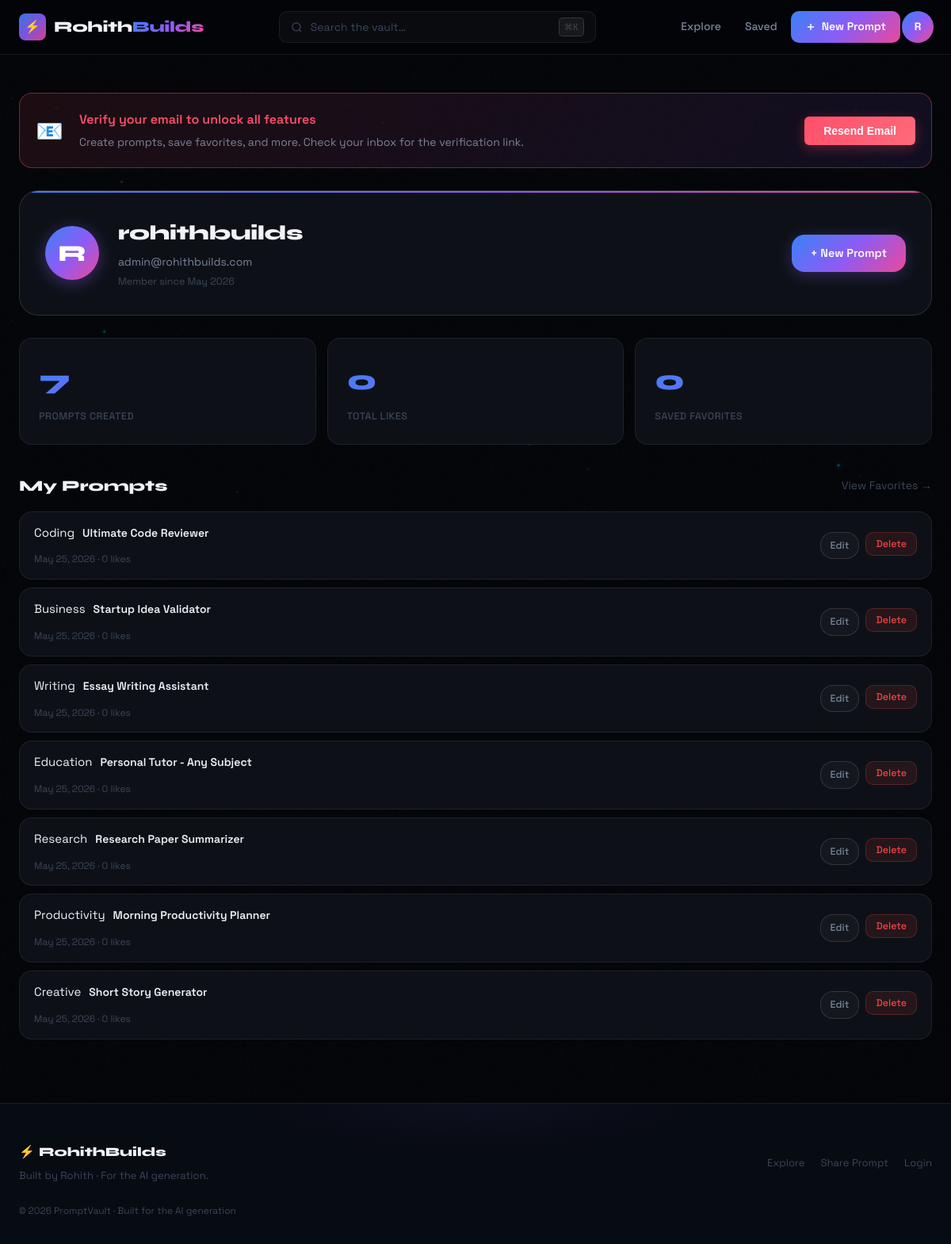
The app's page /dashboard (signed in) with its own data.
### models.py (models this page shows, shortened)
class User(UserMixin, db.Model):
    __tablename__ = "users"
    id = db.Column(db.Integer, primary_key=True)
    username = db.Column(db.String(80), unique=True, nullable=False)
    email = db.Column(db.String(120), unique=True, nullable=False)
    password_hash = db.Column(db.String(256), nullable=False)
    is_verified = db.Column(db.Boolean, default=False)
    created_at = db.Column(db.DateTime, default=datetime.utcnow)
    prompts = db.relationship("Prompt", backref="author", lazy=True, cascade="all, delete-orphan")
    favorites = db.relationship("Favorite", backref="user", lazy=True, cascade="all, delete-orphan")

class Prompt(db.Model):
    __tablename__ = "prompts"
    id = db.Column(db.Integer, primary_key=True)
    title = db.Column(db.String(200), nullable=False)
    content = db.Column(db.Text, nullable=False)
    category = db.Column(db.String(50), nullable=False, default="General")
    likes = db.Column(db.Integer, default=0)
    copies = db.Column(db.Integer, default=0)
    user_id = db.Column(db.Integer, db.ForeignKey("users.id"), nullable=False)
    created_at = db.Column(db.DateTime, default=datetime.utcnow)
    favorites = db.relationship("Favorite", backref="prompt", lazy=True, cascade="all, delete-orphan")

### app.py (the view)
@app.route("/dashboard")
@login_required
def dashboard():
    my_prompts = Prompt.query.filter_by(user_id=current_user.id).order_by(Prompt.created_at.desc()).all()
    fav_count = Favorite.query.filter_by(user_id=current_user.id).count()
    total_likes = sum(p.likes for p in my_prompts)
    return render_template(
        "dashboard.html",
        prompts=my_prompts,
        fav_count=fav_count,
        total_likes=total_likes,
    )

### app.py (called while the page is built)
@app.context_processor
def inject_csrf_token():
    is_admin = (
        current_user.is_authenticated
        and getattr(current_user, "email", None) == app.config["ADMIN_EMAIL"]
    )
    return dict(csrf_token=generate_csrf, is_admin=is_admin)

@login_manager.user_loader
def load_user(user_id):
    return db.session.get(User, int(user_id))

### templates/dashboard.html (shortened to what this page needs)
{% extends "base.html" %}
{% block content %}
<div class="container dashboard-page">
  {% if not current_user.is_verified %}
  <div class="verification-banner">
    <div class="verification-content">
      <div class="verification-icon">📧</div>
      <div class="verification-text">
        <strong>Verify your email to unlock all features</strong>
        <p>Create prompts, save favorites, and more. Check your inbox for the verification link.</p>
      </div>
      <form method="POST" action="{{ url_for('resend_verification') }}" style="margin: 0;">
        <button type="submit" class="btn-verification">Resend Email</button>
      </form>
    </div>
  </div>
  {% endif %}
  <div class="dash-header">
    <div class="dash-avatar">{{ current_user.username[0].upper() }}</div>
    <div class="dash-info">
      <h1>{{ current_user.username }}</h1>
      <p class="dash-email">{{ current_user.email }}</p>
      <p class="dash-joined">Member since {{ current_user.created_at.strftime('%B %Y') }}</p>
    </div>
    <a href="{{ url_for('create_prompt') }}" class="btn-primary">+ New Prompt</a>
  </div>
  <div class="dash-stats">
    <div class="stat-card">
      <span class="stat-num">{{ prompts|length }}</span>
      <span class="stat-label">Prompts Created</span>
    </div>
    <div class="stat-card">
      <span class="stat-num">{{ total_likes }}</span>
      <span class="stat-label">Total Likes</span>
    </div>
    <div class="stat-card">
      <span class="stat-num">{{ fav_count }}</span>
      <span class="stat-label">Saved Favorites</span>
    </div>
  </div>
  <div class="dash-section">
    <div class="dash-section-header">
      <h2>My Prompts</h2>
      <a href="{{ url_for('favorites') }}" class="link-subtle">View Favorites →</a>
    </div>
    {% if prompts %}
      <div class="dash-prompts-list">
        {% for prompt in prompts %}
          <div class="dash-prompt-row">
            <div class="dash-prompt-info">
              <span class="card-cat cat-{{ prompt.category|lower }}">{{ prompt.category }}</span>
              <a href="{{ url_for('prompt_detail', prompt_id=prompt.id) }}" class="dash-prompt-title">{{ prompt.title }}</a>
              <span class="dash-prompt-meta">{{ prompt.created_at.strftime('%b %d, %Y') }} · {{ prompt.likes }} likes</span>
            </div>
            <div class="dash-prompt-actions">
              <a href="{{ url_for('edit_prompt', prompt_id=prompt.id) }}" class="btn-ghost btn-sm">Edit</a>
              <form method="POST" action="{{ url_for('delete_prompt', prompt_id=prompt.id) }}" style="display:inline" onsubmit="return confirm('Delete this prompt?')">
                <button type="submit" class="btn-danger btn-sm">Delete</button>
              </form>
            </div>
          </div>
        {% endfor %}
      </div>
    {% endif %}
  </div>
</div>
{% endblock %}

### templates/base.html (shortened to what this page needs)
<!DOCTYPE html>
<html lang="en">
<head>
  <link rel="stylesheet" href="{{ url_for('static', filename='css/style.css') }}"/>
</head>
<body>
<nav class="navbar" id="mainNav">
  <div class="nav-container">
    <a href="{{ url_for('index') }}" class="nav-logo">
      <div class="logo-mark">
        <div class="logo-hex"></div>
        <span class="logo-bolt">⚡</span>
      </div>
      <span class="logo-text">Rohith<span class="logo-accent">Builds</span></span>
    </a>
    <div class="nav-center">
      <form action="{{ url_for('index') }}" method="GET" class="nav-search-form">
        <div class="search-icon-wrap">
          <svg width="15" height="15" viewBox="0 0 24 24" fill="none" stroke="currentColor" stroke-width="2"><circle cx="11" cy="11" r="8"/><path d="m21 21-4.35-4.35"/></svg>
        </div>
        <input type="text" name="search" value="{{ search if search else '' }}" placeholder="Search the vault…" class="nav-search-input"/>
        <kbd class="search-kbd">⌘K</kbd>
      </form>
    </div>
    <div class="nav-links">
      <a href="{{ url_for('index') }}" class="nav-link {% if request.endpoint == 'index' %}active{% endif %}">
        <span>Explore</span>
      </a>
      {% if current_user.is_authenticated %}
        <a href="{{ url_for('favorites') }}" class="nav-link">
          <span>Saved</span>
        </a>
        <a href="{{ url_for('create_prompt') }}" class="nav-cta-btn">
          <svg width="14" height="14" viewBox="0 0 24 24" fill="none" stroke="currentColor" stroke-width="2.5"><path d="M12 5v14M5 12h14"/></svg>
          <span>New Prompt</span>
        </a>
        <div class="nav-user-wrap">
          <a href="{{ url_for('dashboard') }}" class="nav-user-btn" title="{{ current_user.username }}">
            <div class="user-ring"></div>
            <span>{{ current_user.username[0].upper() }}</span>
          </a>
        </div>
      {% else %}
        <a href="{{ url_for('login') }}" class="nav-link">Login</a>
        <a href="{{ url_for('register') }}" class="nav-cta-btn">
          <span class="btn-shimmer"></span>
          <span>Get Started</span>
        </a>
      {% endif %}
    </div>
  </div>
</nav>
<main class="main-content">
  {% block content %}{% endblock %}
</main>
<footer class="footer">
  <div class="footer-glow"></div>
  <div class="footer-inner">
    <div class="footer-brand">
      <span class="footer-logo">⚡ RohithBuilds</span>
<p>Built by Rohith · For the AI generation.</p>
    </div>
    <div class="footer-links">
      <a href="{{ url_for('index') }}">Explore</a>
      <a href="{{ url_for('create_prompt') if current_user.is_authenticated else url_for('register') }}">Share Prompt</a>
      <a href="{{ url_for('login') }}">Login</a>
    </div>
    <p class="footer-copy">© 2026 PromptVault · Built for the AI generation</p>
  </div>
</footer>
</body>
</html>

### records on screen
User: username "R", username "rohithbuilds", email "admin@rohithbuilds.com", created_at "May 2026"
Prompt: category "Coding", title "Ultimate Code Reviewer", created_at "May 25, 2026", likes "0"
Prompt: category "Business", title "Startup Idea Validator", created_at "May 25, 2026", likes "0"
Prompt: category "Writing", title "Essay Writing Assistant", created_at "May 25, 2026", likes "0"
Prompt: category "Education", title "Personal Tutor - Any Subject", created_at "May 25, 2026", likes "0"
Prompt: category "Research", title "Research Paper Summarizer", created_at "May 25, 2026", likes "0"
Prompt: category "Productivity", title "Morning Productivity Planner", created_at "May 25, 2026", likes "0"
Prompt: category "Creative", title "Short Story Generator", created_at "May 25, 2026", likes "0"

### other values on screen
{{ prompts|length }} "7"
{{ total_likes }} "0"
{{ fav_count }} "0"
